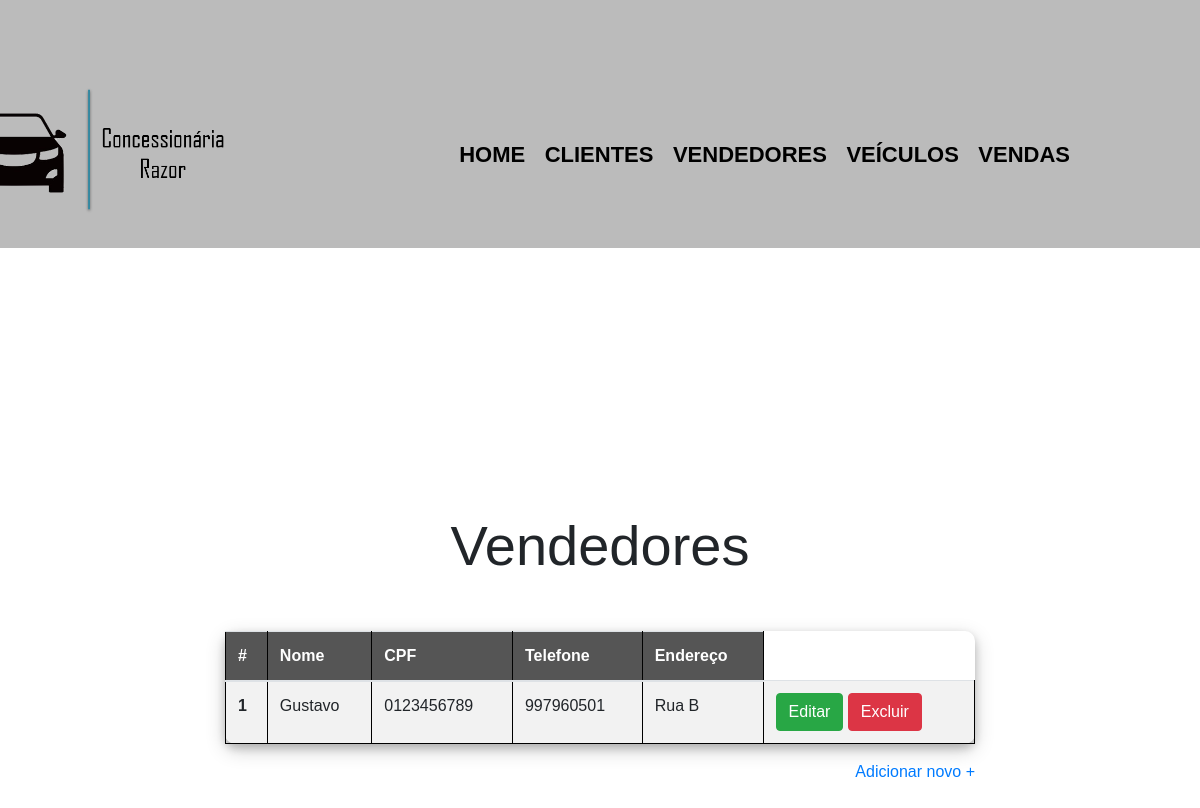
/listaVendedor.php, run on the app's committed database.
### tables this page shows
create table vendedor(
id_ven int(3) NOT NULL AUTO_INCREMENT,
cpf varchar(14) not null,
nome varchar(40) not null,
telefone varchar(16) not null,
endereco varchar(50) not null,
primary key(id_ven));

### php/readVendedor.php (called while the page is built)
<?php
include "conexao.php";
$sql = "SELECT * FROM vendedor ORDER BY id_ven ASC";
$result = mysqli_query($conn, $sql);

### listaVendedor.php (the view, shortened to what this page needs)
<?php include "php/readVendedor.php"; ?>
<!DOCTYPE html>
<html>
<head>
	<link rel="stylesheet" href="https://maxcdn.bootstrapcdn.com/bootstrap/4.0.0/css/bootstrap.min.css">
    <link rel="stylesheet" href="css/style.css">
</head>
<body>
<header>
			<div class="caixa">
				<h1><img height="250" class="logoempresa" src="img/logoempresa.png"></h1>
				<nav>
					<ul>
						<li><a href="index.php">Home</a></li>
						<li><a href="listaCliente.php">Clientes</a></li>
						<li><a href="listaVendedor.php">Vendedores</a></li>
						<li><a href="listaVeiculo.php">Veículos</a></li>
						<li><a href="listaVenda.php">Vendas</a></li>
					</ul>
				</nav>
			</div>
		</header>
	<div class="container">
		<div class="box">
			<h4 class="display-4 text-center">Vendedores</h4><br>
			<?php if (mysqli_num_rows($result)) { ?>
			<table class="table table-striped">
			  <thead>
			    <tr>
			      <th scope="col">#</th>
			      <th scope="col">Nome</th>
			      <th scope="col">CPF</th>
			      <th scope="col">Telefone</th>
			      <th scope="col">Endereço</th>
			    </tr>
			  </thead>
			  <tbody>
			  	<?php
			  	   $i = 0;
			  	   while($rows = mysqli_fetch_assoc($result)){
			  	   $i++;
			  	 ?>
			    <tr>
			      <th scope="row"><?=$i?></th>
			      <td><?=$rows['nome']?></td>
			      <td><?php echo $rows['cpf']; ?></td>
			      <td><?php echo $rows['telefone']; ?></td>
			      <td><?php echo $rows['endereco']; ?></td>
			      <td><a href="editaVendedor.php?id_ven=<?=$rows['id_ven']?>"
			      	     class="btn btn-success">Editar</a>
			      	  <a href="php/deleteVendedor.php?id_ven=<?=$rows['id_ven']?>"
			      	     class="btn btn-danger">Excluir</a>
			      </td>
			    </tr>
			    <?php } ?>
			  </tbody>
			</table>
			<?php } ?>
			<div class="link-right">
				<a href="criaVendedor.php" class="link-primary">Adicionar novo +</a>
			</div>
		</div>
	</div>
</body>
</html>

### css/style.css (style rules this page uses)
body { font-family: 'Montserrat', sans-serif; }
.container { min-height: 100vh; display: flex; justify-content: center; align-items: center; flex-direction: column; }
.logoempresa { right: 80%; margin-right: 30px; position: absolute; }
.box { width: 750px; }
.container table { padding: 20px; border-radius: 10px; box-shadow: 0 4px 8px 0 rgba(0, 0, 0, 0.2), 0 6px 20px 0 rgba(0, 0, 0, 0.19); }
.link-right { display: flex; justify-content: flex-end; }
header { background: #BBBBBB; padding: 20px 0; }
.caixa { height: 200px; position: relative; width: 940px; margin-top: 50px; margin: 0 auto; }
nav { position: absolute; top: 110px; right: 0; }
nav li { display: inline; margin: 0 0 0 15px; }
nav a { text-transform: uppercase; color: #000000; font-weight: bold; font-size: 22px; text-decoration: none; }
table { margin: 20px 0 40px; }
thead { background: #555555; color: white; font-weight: bold; }
td, th { border: 1px solid #000000; padding: 8px 15px; }

### data on the page
vendedor: nome "Gustavo", cpf "0123456789", telefone "997960501", endereco "Rua B"
